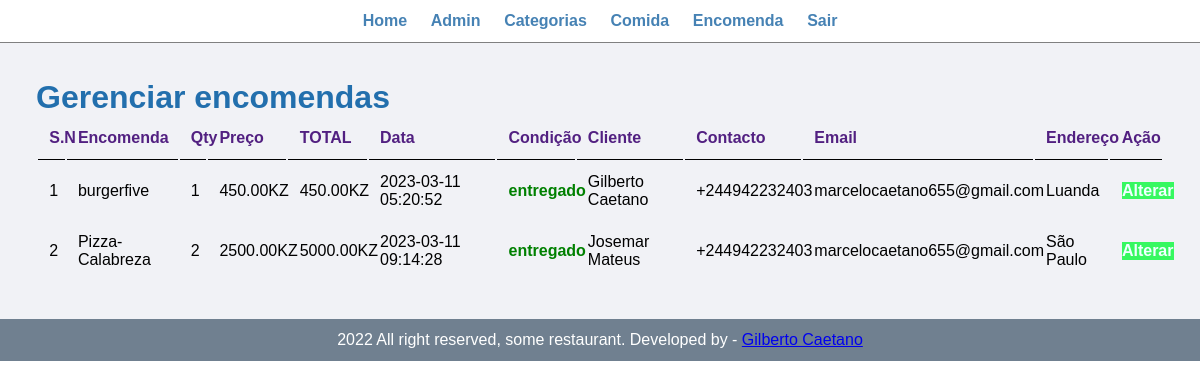
Page /Admin/manage-order.php (signed in) on the committed database.
### tables this page shows
CREATE TABLE `tb_encomenda` (
  `id_encomenda` int(11) NOT NULL,
  `food` varchar(150) NOT NULL,
  `price` decimal(10,2) NOT NULL,
  `quantity` int(11) NOT NULL,
  `total` decimal(10,2) NOT NULL,
  `encomenda_date` datetime NOT NULL,
  `status` varchar(50) NOT NULL,
  `customer_name` varchar(150) NOT NULL,
  `customer_contact` varchar(20) NOT NULL,
  `customer_email` varchar(150) NOT NULL,
  `customer_addres` varchar(250) NOT NULL
);

### Admin/manage-order.php (the view, shortened to what this page needs)
<?php include('partials/menu.php')?>
<div class="main-content">
<div class="wapper">
<h1>Gerenciar encomendas</h1>
    <table class="tbl-full">
        <tr class="abc">
            <th >S.N</th>
            <th>Encomenda</th>
            <th>Qty</th>
            <th >Preço</th>
            <th >TOTAL</th>
            <th >Data </th>
            <th >Condição</th>
            <th >Cliente</th>
            <th >Contacto</th>
            <th >Email</th>
            <th >Endereço</th>
            <th >Ação</th>
            </tr>
           <?php
           $sql="SELECT *FROM tb_encomenda";
           $res=mysqli_query($conn,$sql);
           $count=mysqli_num_rows($res);
           $sn=1;
        if ($count>0) {
            while ($rows=mysqli_fetch_assoc($res)) {
                $id_encomenda=$rows['id_encomenda'];
                $encomenda=$rows['food'];
                $quantity=$rows['quantity'];
                $price=$rows['price'];
                $total=$rows['total'];
                $encomenda_date=$rows['encomenda_date'];
                $status=$rows['status'];
                $customer_name=$rows['customer_name'];
                $customer_contact=$rows['customer_contact'];
                $customer_email=$rows['customer_email'];
                $customer_address=$rows['customer_addres'];
            ?>
            <tr>
            <td><?php echo $sn++;?></td>
            <td><?php echo $encomenda;?></td>
            <td><?php echo $quantity;?></td>
            <td><?php echo $price;?>KZ</td>
            <td><?php echo $total;?>KZ</td>
            <td><?php echo $encomenda_date ;?></td>
            <td>
                <strong>
                <?php
if ($status=="encomendado") {
    echo "<label style =' color:yellow;'>$status</label>";
} elseif ($status=="para entregar") {
    echo "<label style =' color:orange;'>$status</label>";
}elseif ($status=="entregado") {
    echo "<label style =' color:green;'>$status</label>";
}elseif ($status=="cancelado") {
    echo "<label style =' color:red;'>$status</label>";
}
?>
                </strong>
            </td>
            <td><?php echo $customer_name ;?></td>
            <td><?php echo $customer_contact ;?></td>
            <td><?php echo $customer_email ;?></td>
            <td><?php echo $customer_address;?></td>
            <td>
            <a href="<?php echo SITEURL.'admin/update-order.php?id_encomenda='.$id_encomenda;?>" class="btn-secondary"> Alterar</a>
            </td>
        </tr>
            <?php
            }
        }
        else {
            echo "<tr><td colspam = '12' class='error'> sem encomendas </td></tr>";
        }
           ?>
     </table>
    </div>
</div>
<?php include('partials/footer.php')?>

### css/admin.css (style rules this page uses)
* { margin:0; padding: 0; font-family: Arial, Helvetica, sans-serif; }
.tbl-full { width: 100%; }
table tr th { border-bottom: 1px solid black; padding: 1%; text-align:left; }
.btn-secondary { background-color: rgba(51, 248, 94, 0.986); padding: 1%; color: azure; text-decoration: none; font-weight: bold; }
table tr td { padding: 1%; }
.main-content { background-color: #f1f2f6; padding: 3%; }
h1 { color:rgb(34, 111, 173); }
.abc { color:rgb(82, 32, 129); }

### rows in the picture
tb_encomenda: food "burgerfive", quantity "1", price "450.00", total "450.00", encomenda_date "2023-03-11 05:20:52", status "entregado", customer_name "Gilberto Caetano", customer_contact "+244942232403", customer_email "marcelocaetano655@gmail.com", customer_addres "Luanda"
tb_encomenda: food "Pizza-Calabreza", quantity "2", price "2500.00", total "5000.00", encomenda_date "2023-03-11 09:14:28", status "entregado", customer_name "Josemar Mateus", customer_contact "+244942232403", customer_email "marcelocaetano655@gmail.com", customer_addres "São Paulo"
